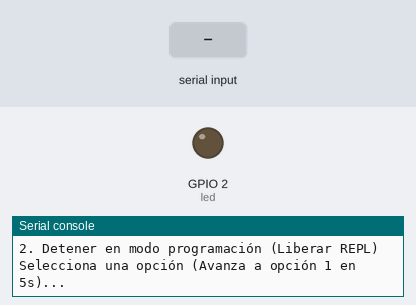
This program was run on a simulated ESP32 board running MicroPython. On the bench: output pins drawn as LEDs (lit = HIGH), the last lines printed to the serial console. The test bench sets the inputs (shaded band). WiFi joins after 1.5 s; the clock reads 2024-03-15 10:24:30 at power-on unless the program sets it.

Above: at 0.1 s.
At 8.2 s:
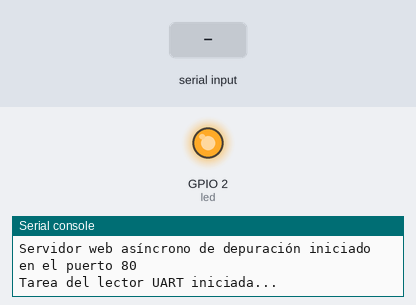
8.3 s: "1\n" received over the second serial link
Timing chart, 0 to 11.3 s (numbered marks = the images above; inputs shaded):
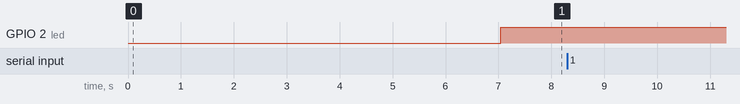

The program:

main.py
```python
import uasyncio as asyncio
import usocket as socket
from machine import UART, Pin

# Configuración de hardware
LED_PIN = 2       # GPIO 2 para LED de status
BAUDRATE = 9600   # Velocidad de comunicación UART (debe coincidir con SoftwareSerial del Nano)

# Inicializar UART y LED
# RX del ESP32 es GPIO 16 (conecta al TX del SoftwareSerial de Arduino, pin 13)
# TX del ESP32 es GPIO 17 (conecta al RX del SoftwareSerial de Arduino, pin 10)
uart = UART(2, tx=Pin(17), rx=Pin(16), baudrate=BAUDRATE)
led = Pin(LED_PIN, Pin.OUT)
led.value(0)  # Apagar LED al inicio

# Búfer circular para logs de depuración (últimas 50 líneas)
logs = []
MAX_LOGS = 50

def get_html_template():
    """Retorna la plantilla HTML de estilo terminal retro."""
    return """<!DOCTYPE html>
<html lang="es">
<head>
    <meta charset="UTF-8">
    <title>Depurador Inalámbrico - Grúa Torre</title>
    <meta http-equiv="refresh" content="2">
    <style>
        body {
            background-color: #0b0f19;
            color: #00ff66;
            font-family: 'Courier New', Courier, monospace;
            padding: 20px;
            font-size: 14px;
            margin: 0;
            display: flex;
            justify-content: center;
        }
        .container {
            width: 100%;
            max-width: 800px;
        }
        .console {
            border: 1px solid rgba(0, 255, 102, 0.3);
            padding: 20px;
            background-color: #05070d;
            min-height: 450px;
            max-height: 80vh;
            overflow-y: auto;
            box-shadow: 0 10px 30px rgba(0, 255, 102, 0.05);
            border-radius: 12px;
        }
        h1 {
            font-size: 18px;
            margin-top: 0;
            border-bottom: 1px solid rgba(0, 255, 102, 0.3);
            padding-bottom: 12px;
            color: #ffffff;
            letter-spacing: 1px;
            text-transform: uppercase;
        }
        .line {
            margin: 6px 0;
            line-height: 1.5;
            word-break: break-all;
        }
        .line::before {
            content: "$ ";
            color: #38bdf8;
        }
        .footer-text {
            margin-top: 15px;
            font-size: 11px;
            color: #64748b;
            text-align: right;
        }
    </style>
</head>
<body>
    <div class="container">
        <div class="console">
            <h1>Consola de Depuración Inalámbrica</h1>
            {log_content}
        </div>
        <div class="footer-text">
            Auto-refresco cada 2 segundos. Últimos 50 logs en RAM.
        </div>
    </div>
</body>
</html>"""

async def uart_reader_task():
    """Lee continuamente los logs desde la conexión serial de Arduino Nano."""
    global logs
    print("Tarea del lector UART iniciada...")
    buffer = b""
    while True:
        try:
            await asyncio.sleep_ms(30)
            if uart.any():
                chunk = uart.read()
                if chunk:
                    buffer += chunk
                    # Evitar crecimiento indefinido del buffer si no hay saltos de línea
                    if len(buffer) > 1024:
                        buffer = buffer[-1024:]
                    while b"\n" in buffer:
                        line, buffer = buffer.split(b"\n", 1)
                        try:
                            # Decodificar y limpiar la traza
                            s = line.decode('utf-8').strip()
                            if s:
                                logs.append(s)
                                if len(logs) > MAX_LOGS:
                                    logs.pop(0)
                                print(f"[UART LOG] {s}")
                        except Exception:
                            pass
        except Exception as e:
            print("Error en uart_reader_task:", e)

async def handle_client(reader, writer):
    """Maneja las solicitudes HTTP entrantes y entrega la consola de logs."""
    try:
        request = await reader.read(1024)
        request_str = request.decode('utf-8')

        if request_str.startswith('GET / '):
            # Renderizar logs en orden cronológico inverso (más recientes arriba)
            log_lines = ""
            for log in reversed(logs):
                log_lines += f'<div class="line">{log}</div>'

            if not log_lines:
                log_lines = '<div class="line" style="color: #475569;">Esperando logs de depuración del Arduino Nano...</div>'

            html = get_html_template().replace('{log_content}', log_lines)
            response = f"HTTP/1.1 200 OK\r\nContent-Type: text/html\r\nConnection: close\r\n\r\n{html}"
        else:
            response = "HTTP/1.1 404 Not Found\r\nConnection: close\r\n\r\n"

        await writer.awrite(response.encode('utf-8'))
    except Exception as e:
        print(f"Error en handle_client: {e}")
    finally:
        await writer.aclose()

async def main():
    """Inicia el servidor HTTP de depuración."""
    try:
        asyncio.create_task(uart_reader_task())
    except Exception:
        asyncio.ensure_future(uart_reader_task())

    server = await asyncio.start_server(handle_client, '0.0.0.0', 80)
    print("Servidor web asíncrono de depuración iniciado en el puerto 80")
    led.value(1)  # Encender LED para indicar que el sistema está listo
    await server.wait_closed()

# Iniciar servidor
try:
    asyncio.run(main())
except KeyboardInterrupt:
    print("\nServidor web detenido.")
```

boot.py
```python
import network
import time
import machine
import sys
import uselect

# Configuración de WiFi
SSID = 'your_ssid'  # Reemplaza con tu SSID
PASSWORD = 'your_password'  # Reemplaza con tu contraseña

def menu_inicio(timeout_segundos=5):
    """
    Muestra un menú en la terminal. Avanza automáticamente si no hay respuesta.
    """
    print("\n" + "="*40)
    print("      SISTEMA DE CONTROL - GRÚA TORRE")
    print("="*40)
    print("1. Iniciar sistema normalmente (Modo Ejecución)")
    print("2. Detener en modo programación (Liberar REPL)")
    print(f"Selecciona una opción (Avanza a opción 1 en {timeout_segundos}s)...")

    # Configurar la terminal para escuchar la entrada del usuario sin bloquear
    poller = uselect.poll()
    poller.register(sys.stdin, uselect.POLLIN)

    tiempo_inicio = time.time()
    while (time.time() - tiempo_inicio) < timeout_segundos:
        # Revisar si hay datos en la terminal (espera hasta 100ms por ciclo)
        if poller.poll(100):
            caracter = sys.stdin.read(1)
            if caracter == '1':
                print("\n-> Opción 1 seleccionada. Iniciando...")
                return True
            elif caracter == '2':
                print("\n-> Opción 2 seleccionada. Modo programación activo.")
                print("Consola REPL liberada. Puedes subir o modificar archivos.")
                return False

    # Si se agota el tiempo sin respuesta, asumimos que está corriendo en la grúa de forma autónoma
    print("\n-> Tiempo de espera agotado. Iniciando de forma automática...")
    return True

def connect_wifi(ssid, password, max_attempts=10):
    """
    Función para conectar a WiFi con manejo de errores y reintentos.
    """
    wlan = network.WLAN(network.STA_IF)
    wlan.active(True)

    print("Conectando a WiFi...")
    attempts = 0
    while attempts < max_attempts:
        try:
            wlan.connect(ssid, password)
            # Esperar hasta 10 segundos por conexión
            timeout = 10
            while not wlan.isconnected() and timeout > 0:
                time.sleep(1)
                timeout -= 1
                print(".", end="")

            if wlan.isconnected():
                print("\nConectado a WiFi. IP:", wlan.ifconfig()[0])
                return True
            else:
                print("\nFallo en conexión, reintentando...")
                attempts += 1
                time.sleep(2)
        except Exception as e:
            print(f"Error al conectar: {e}")
            attempts += 1
            time.sleep(2)

    print("No se pudo conectar a WiFi después de varios intentos.")
    # Reiniciar el dispositivo si falla
    machine.reset()
    return False

# --- FLUJO DE INICIO ---

# Ejecutamos el menú ANTES de conectar al WiFi o cargar el main
if menu_inicio(timeout_segundos=5):
    # Si elige 1 o se agota el tiempo, conecta a WiFi y avanza a main.py
    connect_wifi(SSID, PASSWORD)
else:
    # Si elige 2, forzamos la detención del script del sistema operativo
    # Esto evita que MicroPython salte automáticamente a ejecutar el main.py
    sys.exit()
```
